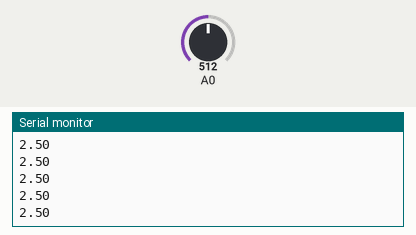
A sketch run on a simulated Arduino Uno, built with avr-gcc and run on an emulated ATmega328P. Parts: the last lines printed to the serial monitor. Inputs (shaded band) come from the test bench; at power-on: A0 = 512.

Above: at 1.2 s.
1.3 s: A0 set to 716
At 1.31 s:
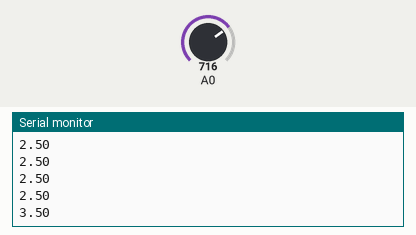
2.8 s: A0 set to 900
At 2.82 s:
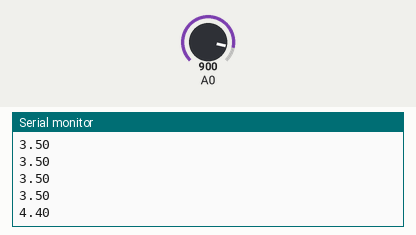
Timing chart, 0 to 5.8 s (numbered marks = the images above; inputs shaded):
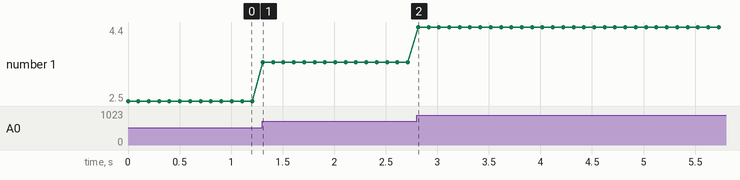

Measured:
- after the input at 1.3 s, the serial monitor: prints a new line at once (image 1)
- after the input at 2.8 s, the serial monitor: prints a new line at once (image 2)
- plotted number 1: 2.5 → 3.5 after the input at 1.3 s, 3.5 → 4.4 after the input at 2.8 s

The sketch:

Capacitors_V1.0.ino
```cpp
/*
Capacitors V1.0
Introduction to Electrical Engineering
31 May 2021
Nebula Education
by Nolan Tremelling
*/

void setup() {
  Serial.begin(9600); //Begins serial communication and allows us to utilize the serial plotter
}

void loop() {
  int probe = analogRead(A0); //reads analog pin 0 and stores as a variable "probe"
  double probeVoltage = probe*(5.0/1023.0); //converts probe reading into voltage, since analog readings are assigned out of 1023
  Serial.println(probeVoltage); //prints the probeVoltage in the serial plotter
  delay(100); //100 millisecond delay before taking another reading
}
```
